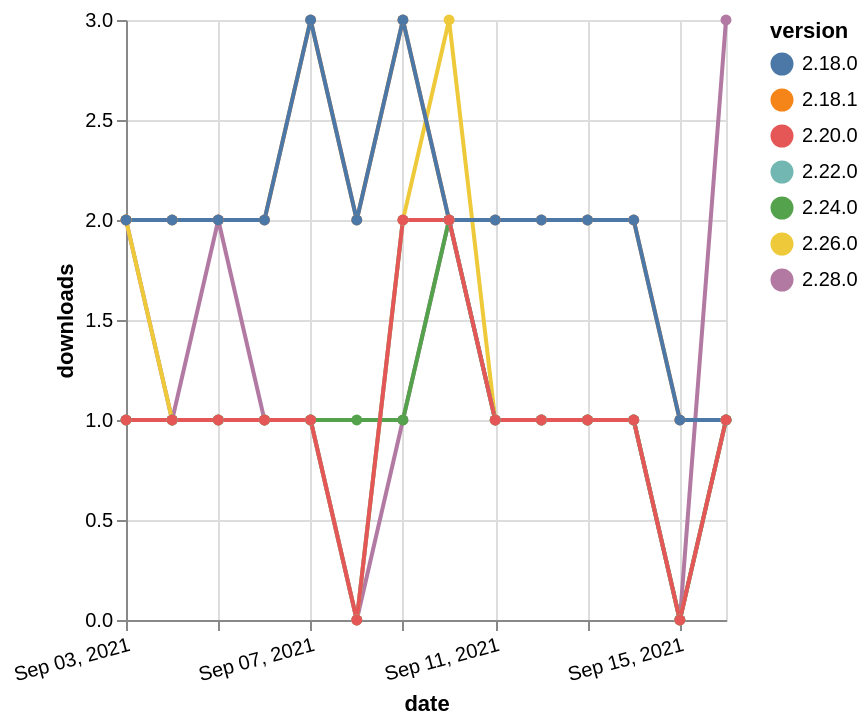

Express this chart as Vega-Lite.
### Vega-Lite specification from a JSON file in a GitHub repository (floating-point values rounded to 4 significant figures)
{"$schema": "https://vega.github.io/schema/vega-lite/v5.json", "description": "A simple bar chart with embedded data.", "data": {"values": [{"date": "2021-09-03", "total": 122, "delta": 2, "version": "2.28.0"}, {"date": "2021-09-04", "total": 123, "delta": 1, "version": "2.28.0"}, {"date": "2021-09-05", "total": 125, "delta": 2, "version": "2.28.0"}, {"date": "2021-09-06", "total": 126, "delta": 1, "version": "2.28.0"}, {"date": "2021-09-07", "total": 127, "delta": 1, "version": "2.28.0"}, {"date": "2021-09-08", "total": 127, "delta": 0, "version": "2.28.0"}, {"date": "2021-09-09", "total": 128, "delta": 1, "version": "2.28.0"}, {"date": "2021-09-10", "total": 130, "delta": 2, "version": "2.28.0"}, {"date": "2021-09-11", "total": 131, "delta": 1, "version": "2.28.0"}, {"date": "2021-09-12", "total": 132, "delta": 1, "version": "2.28.0"}, {"date": "2021-09-13", "total": 133, "delta": 1, "version": "2.28.0"}, {"date": "2021-09-14", "total": 134, "delta": 1, "version": "2.28.0"}, {"date": "2021-09-15", "total": 134, "delta": 0, "version": "2.28.0"}, {"date": "2021-09-16", "total": 137, "delta": 3, "version": "2.28.0"}, {"date": "2021-09-03", "total": 193, "delta": 2, "version": "2.26.0"}, {"date": "2021-09-04", "total": 194, "delta": 1, "version": "2.26.0"}, {"date": "2021-09-05", "total": 195, "delta": 1, "version": "2.26.0"}, {"date": "2021-09-06", "total": 196, "delta": 1, "version": "2.26.0"}, {"date": "2021-09-07", "total": 197, "delta": 1, "version": "2.26.0"}, {"date": "2021-09-08", "total": 197, "delta": 0, "version": "2.26.0"}, {"date": "2021-09-09", "total": 199, "delta": 2, "version": "2.26.0"}, {"date": "2021-09-10", "total": 202, "delta": 3, "version": "2.26.0"}, {"date": "2021-09-11", "total": 203, "delta": 1, "version": "2.26.0"}, {"date": "2021-09-12", "total": 204, "delta": 1, "version": "2.26.0"}, {"date": "2021-09-13", "total": 205, "delta": 1, "version": "2.26.0"}, {"date": "2021-09-14", "total": 206, "delta": 1, "version": "2.26.0"}, {"date": "2021-09-15", "total": 206, "delta": 0, "version": "2.26.0"}, {"date": "2021-09-16", "total": 207, "delta": 1, "version": "2.26.0"}, {"date": "2021-09-03", "total": 1875, "delta": 2, "version": "2.18.1"}, {"date": "2021-09-04", "total": 1877, "delta": 2, "version": "2.18.1"}, {"date": "2021-09-05", "total": 1879, "delta": 2, "version": "2.18.1"}, {"date": "2021-09-06", "total": 1881, "delta": 2, "version": "2.18.1"}, {"date": "2021-09-07", "total": 1884, "delta": 3, "version": "2.18.1"}, {"date": "2021-09-08", "total": 1886, "delta": 2, "version": "2.18.1"}, {"date": "2021-09-09", "total": 1889, "delta": 3, "version": "2.18.1"}, {"date": "2021-09-10", "total": 1891, "delta": 2, "version": "2.18.1"}, {"date": "2021-09-11", "total": 1893, "delta": 2, "version": "2.18.1"}, {"date": "2021-09-12", "total": 1895, "delta": 2, "version": "2.18.1"}, {"date": "2021-09-13", "total": 1897, "delta": 2, "version": "2.18.1"}, {"date": "2021-09-14", "total": 1899, "delta": 2, "version": "2.18.1"}, {"date": "2021-09-15", "total": 1900, "delta": 1, "version": "2.18.1"}, {"date": "2021-09-16", "total": 1901, "delta": 1, "version": "2.18.1"}, {"date": "2021-09-03", "total": 165, "delta": 1, "version": "2.24.0"}, {"date": "2021-09-04", "total": 166, "delta": 1, "version": "2.24.0"}, {"date": "2021-09-05", "total": 167, "delta": 1, "version": "2.24.0"}, {"date": "2021-09-06", "total": 168, "delta": 1, "version": "2.24.0"}, {"date": "2021-09-07", "total": 169, "delta": 1, "version": "2.24.0"}, {"date": "2021-09-08", "total": 170, "delta": 1, "version": "2.24.0"}, {"date": "2021-09-09", "total": 171, "delta": 1, "version": "2.24.0"}, {"date": "2021-09-10", "total": 173, "delta": 2, "version": "2.24.0"}, {"date": "2021-09-11", "total": 174, "delta": 1, "version": "2.24.0"}, {"date": "2021-09-12", "total": 175, "delta": 1, "version": "2.24.0"}, {"date": "2021-09-13", "total": 176, "delta": 1, "version": "2.24.0"}, {"date": "2021-09-14", "total": 177, "delta": 1, "version": "2.24.0"}, {"date": "2021-09-15", "total": 177, "delta": 0, "version": "2.24.0"}, {"date": "2021-09-16", "total": 178, "delta": 1, "version": "2.24.0"}, {"date": "2021-09-03", "total": 2038, "delta": 2, "version": "2.18.0"}, {"date": "2021-09-04", "total": 2040, "delta": 2, "version": "2.18.0"}, {"date": "2021-09-05", "total": 2042, "delta": 2, "version": "2.18.0"}, {"date": "2021-09-06", "total": 2044, "delta": 2, "version": "2.18.0"}, {"date": "2021-09-07", "total": 2047, "delta": 3, "version": "2.18.0"}, {"date": "2021-09-08", "total": 2049, "delta": 2, "version": "2.18.0"}, {"date": "2021-09-09", "total": 2052, "delta": 3, "version": "2.18.0"}, {"date": "2021-09-10", "total": 2054, "delta": 2, "version": "2.18.0"}, {"date": "2021-09-11", "total": 2056, "delta": 2, "version": "2.18.0"}, {"date": "2021-09-12", "total": 2058, "delta": 2, "version": "2.18.0"}, {"date": "2021-09-13", "total": 2060, "delta": 2, "version": "2.18.0"}, {"date": "2021-09-14", "total": 2062, "delta": 2, "version": "2.18.0"}, {"date": "2021-09-15", "total": 2063, "delta": 1, "version": "2.18.0"}, {"date": "2021-09-16", "total": 2064, "delta": 1, "version": "2.18.0"}, {"date": "2021-09-03", "total": 188, "delta": 1, "version": "2.22.0"}, {"date": "2021-09-04", "total": 189, "delta": 1, "version": "2.22.0"}, {"date": "2021-09-05", "total": 190, "delta": 1, "version": "2.22.0"}, {"date": "2021-09-06", "total": 191, "delta": 1, "version": "2.22.0"}, {"date": "2021-09-07", "total": 192, "delta": 1, "version": "2.22.0"}, {"date": "2021-09-08", "total": 192, "delta": 0, "version": "2.22.0"}, {"date": "2021-09-09", "total": 194, "delta": 2, "version": "2.22.0"}, {"date": "2021-09-10", "total": 196, "delta": 2, "version": "2.22.0"}, {"date": "2021-09-11", "total": 197, "delta": 1, "version": "2.22.0"}, {"date": "2021-09-12", "total": 198, "delta": 1, "version": "2.22.0"}, {"date": "2021-09-13", "total": 199, "delta": 1, "version": "2.22.0"}, {"date": "2021-09-14", "total": 200, "delta": 1, "version": "2.22.0"}, {"date": "2021-09-15", "total": 200, "delta": 0, "version": "2.22.0"}, {"date": "2021-09-16", "total": 201, "delta": 1, "version": "2.22.0"}, {"date": "2021-09-03", "total": 193, "delta": 1, "version": "2.20.0"}, {"date": "2021-09-04", "total": 194, "delta": 1, "version": "2.20.0"}, {"date": "2021-09-05", "total": 195, "delta": 1, "version": "2.20.0"}, {"date": "2021-09-06", "total": 196, "delta": 1, "version": "2.20.0"}, {"date": "2021-09-07", "total": 197, "delta": 1, "version": "2.20.0"}, {"date": "2021-09-08", "total": 197, "delta": 0, "version": "2.20.0"}, {"date": "2021-09-09", "total": 199, "delta": 2, "version": "2.20.0"}, {"date": "2021-09-10", "total": 201, "delta": 2, "version": "2.20.0"}, {"date": "2021-09-11", "total": 202, "delta": 1, "version": "2.20.0"}, {"date": "2021-09-12", "total": 203, "delta": 1, "version": "2.20.0"}, {"date": "2021-09-13", "total": 204, "delta": 1, "version": "2.20.0"}, {"date": "2021-09-14", "total": 205, "delta": 1, "version": "2.20.0"}, {"date": "2021-09-15", "total": 205, "delta": 0, "version": "2.20.0"}, {"date": "2021-09-16", "total": 206, "delta": 1, "version": "2.20.0"}]}, "width": "container", "mark": {"type": "line", "point": {"filled": true}}, "encoding": {"x": {"field": "date", "type": "temporal", "timeUnit": "yearmonthdate", "title": "date", "axis": {"labelAngle": -15}}, "y": {"field": "delta", "type": "quantitative", "title": "downloads"}, "color": {"field": "version", "type": "nominal"}, "tooltip": {"field": "delta"}}}
